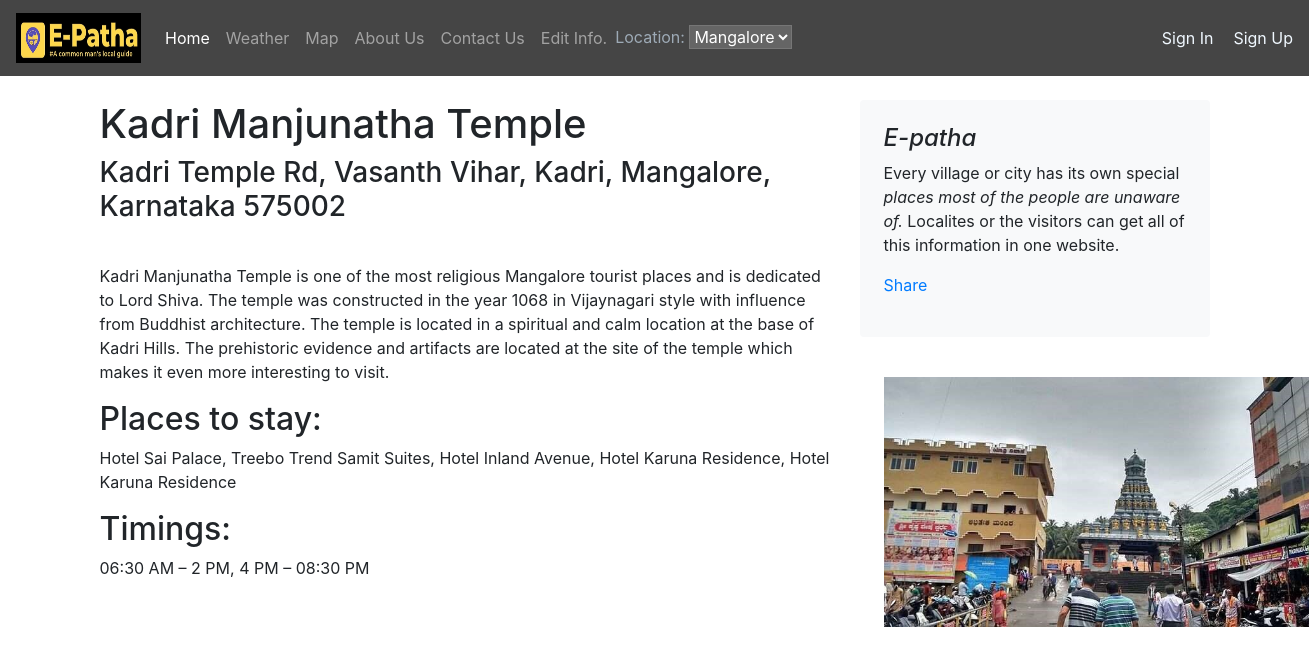
Page /temple/blogpost/7 on the committed database.
### temple/models.py (models this page shows)
class Blogpost(models.Model):
    post_id = models.AutoField(primary_key=True)
    Place_name = models.CharField(max_length=50)
    place = models.CharField(max_length=500, default="")
    About = models.CharField(max_length=5000, default="")
    headding = models.CharField(max_length=500, default="")
    info = models.CharField(max_length=5000, default="")
    headdings = models.CharField(max_length=500, default="")
    informations = models.CharField(max_length=5000, default="")
    info_date = models.DateField()
    Images = models.ImageField(upload_to='e_patha/images', default="")
    def __str__(self):
        return self.Place_name

### temple/views.py (the view)
# urls.py: path("blogpost/<int:id>", views.blogpost, name="blogHome")
def blogpost(request, id):
    post = Blogpost.objects.filter(post_id = id)[0]
    print(post)
    return render(request, 'temple/blogpost.html',
                  {'post':post})

### temple/templates/temple/blogpost.html (shortened to what this page needs)
{% extends 'e_patha/basic.html' %}
{% block body %}
<div class="container">
    <div class="row mt-4">
        <div class="col-md-8 blog-main">
            <h1 class="font">
                {{post.Place_name}}
            </h1>
            <div class="blog-post">
                <h3 class="blog-post-title">{{post.place}}</h3>
                <div class="fb-like" data-href="http://127.0.0.1:8000/tourism/blogpost/{{post.post_id}}" data-layout="standard" data-action="like" data-size="large" data-show-faces="false" data-share="true"></div><br>
                <p>{{post.About}}</p>
                <h2>{{post.headding}}</h2>
                <p>{{post.info}}</p>
                <h2>{{post.headdings}}</h2>
                <p>{{post.informations}}</p>
            </div>
        </div>
        <aside class="col-md-4 blog-sidebar">
            <div class="p-4 mb-3 bg-light rounded">
                <h4 class="font-italic">E-patha</h4>
                <p class="mb-0"> Every village or city has its own special<em> places most of the people are unaware of. </em>Localites or the visitors can get all of this information in one website. </p>
                <div class="my-3 fb-share-button" data-href="http://127.0.0.1:8000/tourism
                /blogpost/{{post.post_id}}" data-layout="button_count" data-size="large"><a target="_blank" href="https://www.facebook.com/sharer/sharer.php?u=http%3A%2F%2F127.0.0.1%3A8000%2Fblog%2Fblogpost%2F4&amp;src=sdkpreparse" class="fb-xfbml-parse-ignore">Share</a></div>
            </div>
            <div class="p-4">
                <img src="/media/{{post.Images}}"  height="250">
            </div>
        </aside>
    </div>
</div>
{% endblock %}

### rows in the picture
Blogpost: Place_name "Kadri Manjunatha Temple", place "Kadri Temple Rd, Vasanth Vihar, Kadri, Mangalore, Karnataka 575002", About "Kadri Manjunatha Temple is one of the most religious Mangalore tourist places and is dedicated to Lord Shiva. The temple was constructed in the year 1068 in Vijaynagari style with influence from Buddhist architecture. The temple is located in a spiritual and calm location at the base of Kadri Hills. The prehistoric evidence and artifacts are located at the site of the temple which makes it even more interesting to visit.", headding "Places to stay:", info "Hotel Sai Palace, Treebo Trend Samit Suites, Hotel Inland Avenue, Hotel Karuna Residence, Hotel Karuna Residence", headdings "Timings:", informations "06:30 AM – 2 PM, 4 PM – 08:30 PM", Images (picture)
